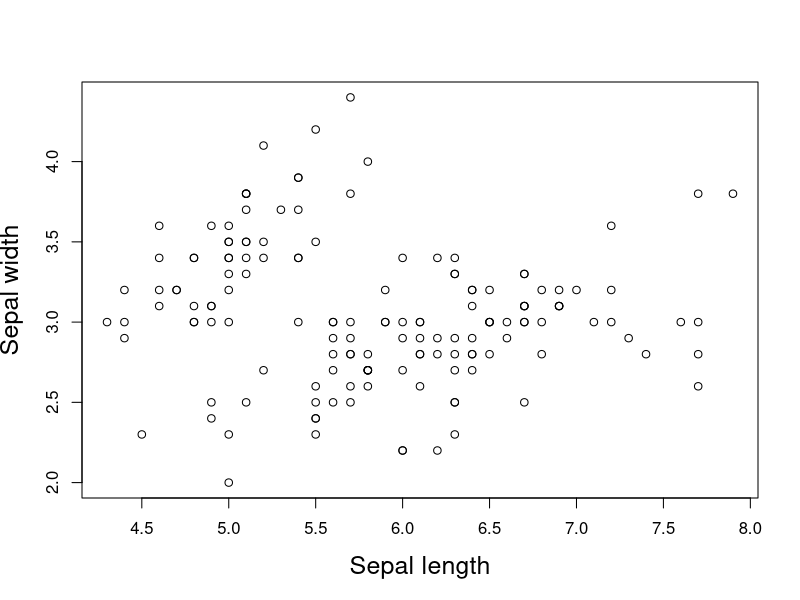
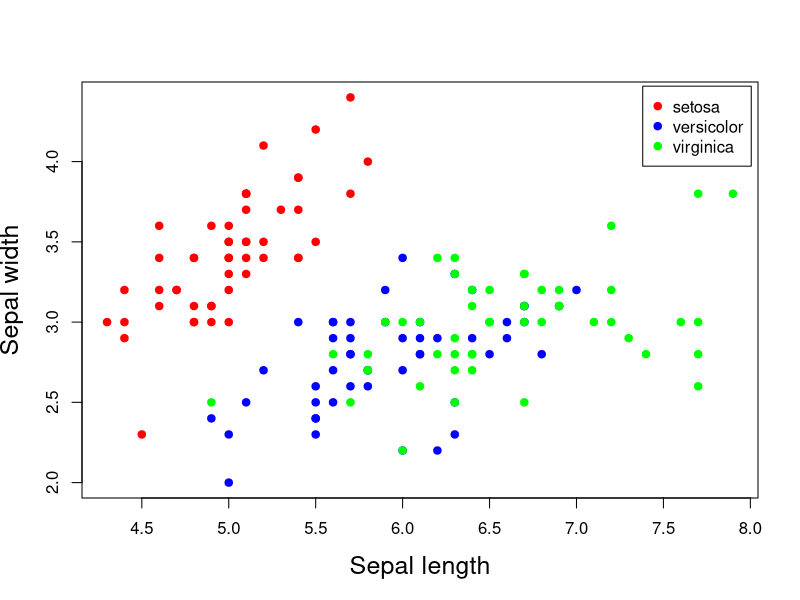
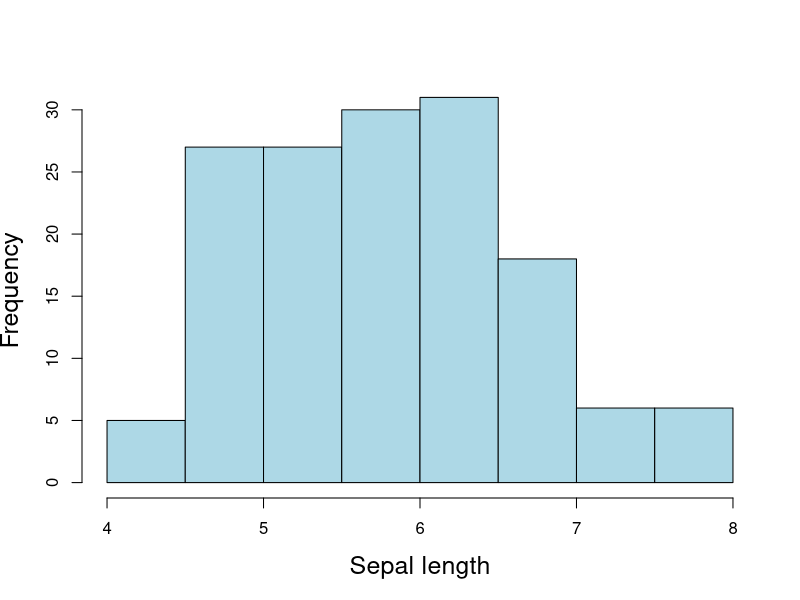
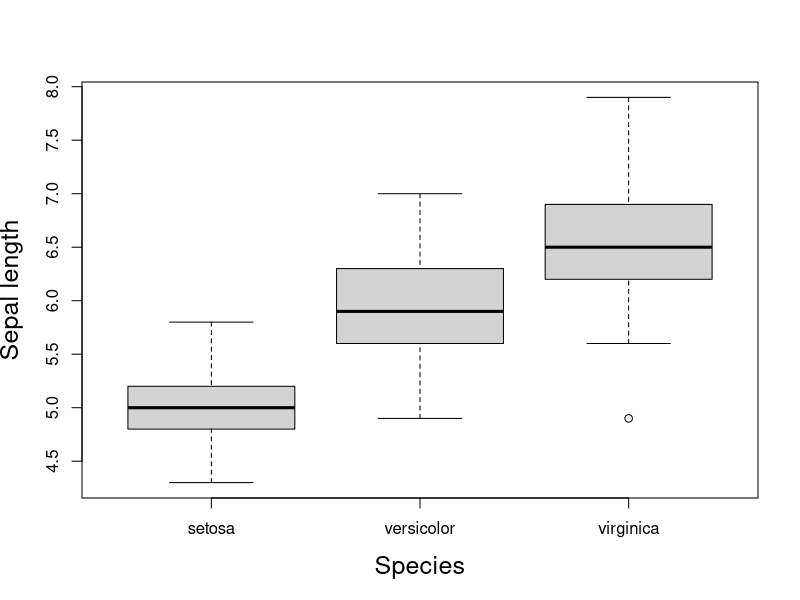
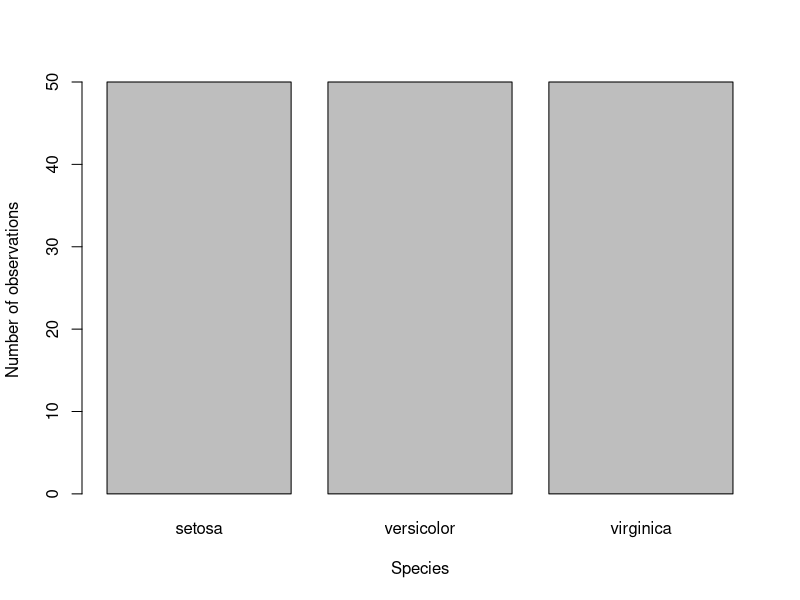
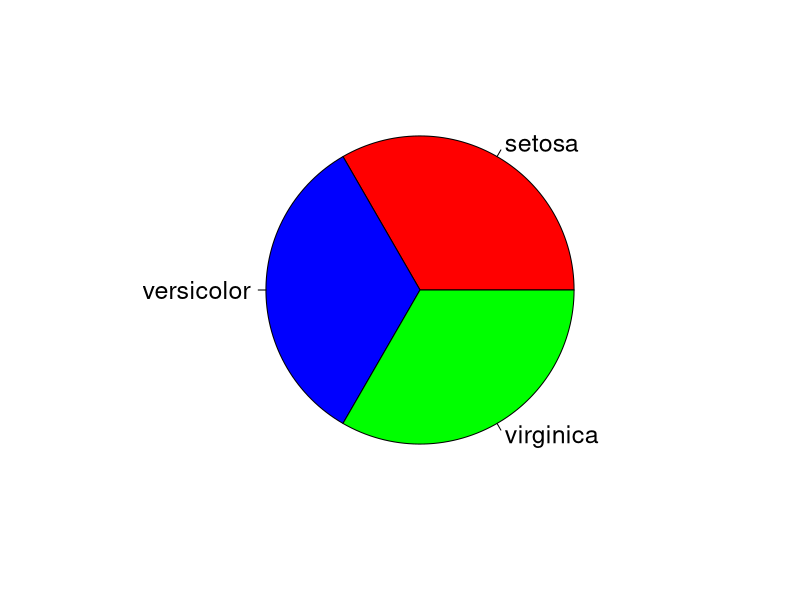
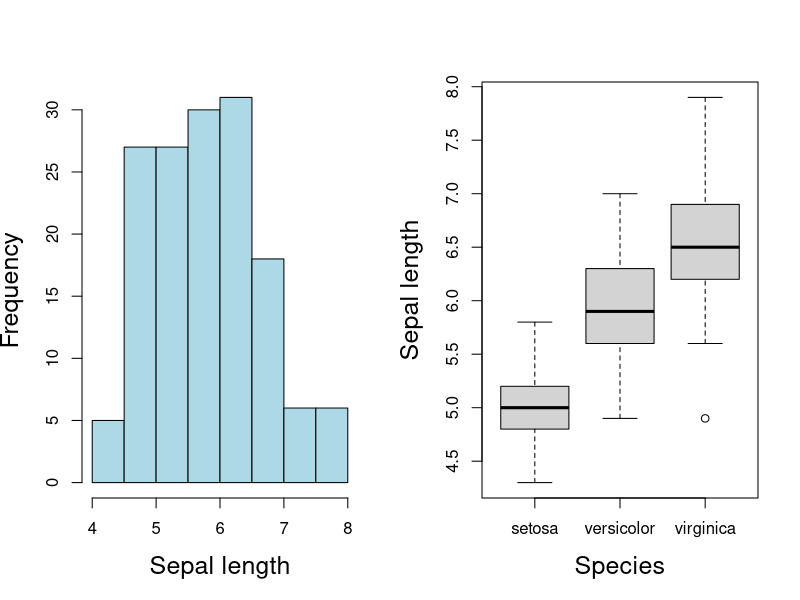

Generate these figures, in order, with R:
## ---- chunk 1
options(htmltools.dir.version = FALSE, width=80, continue="  ")
knitr::opts_chunk$set(warning = FALSE,
                      message = FALSE,
                      cache=TRUE,
                      comment = "",
                      prompt = FALSE,
                      include = FALSE,
                      echo = FALSE,
                      fig.path = "img/")

## from http://yihui.name/knitr/hooks#chunk_hooks
knitr::knit_hooks$set(small.mar=function(before, options, envir) {
                        if (before) par(mar=c(4, 5, 1, 1)) ## smaller margin on top and right
})
## ---- chunk 2
plot(iris$Sepal.Length, iris$Sepal.Width, type="p", xlab="Sepal length", ylab="Sepal width", cex.lab=1.5)
## ---- chunk 3
plot(iris$Sepal.Length, iris$Sepal.Width, type="p", xlab="Sepal length", ylab="Sepal width", cex.lab=1.5, pch=19, col=c("red", "blue", "green")[iris$Species])
legend("topright", legend=levels(iris$Species), col=c("red", "blue", "green"), pch=19, inset=0.01)
## ---- chunk 4
hist(iris$Sepal.Length, xlab="Sepal length", ylab="Frequency", main="", col="lightblue", cex.lab=1.5)
## ---- chunk 5
boxplot(iris$Sepal.Length ~ iris$Species, xlab = "Species", ylab = "Sepal length", cex.lab=1.5)
## ---- chunk 6
barplot(table(iris$Species), xlab="Species", ylab="Number of observations")
## ---- chunk 7
pie(table(iris$Species), col=c("red", "blue", "green"), cex=1.5)
## ---- chunk 8
par(mfrow=c(1,2))
hist(iris$Sepal.Length, xlab="Sepal length", ylab="Frequency", main="", col="lightblue", cex.lab=1.5)
boxplot(iris$Sepal.Length ~ iris$Species, xlab = "Species", ylab = "Sepal length", cex.lab=1.5)
## ---- chunk 9
knitr::include_graphics("https://d33wubrfki0l68.cloudfront.net/2c6239d311be6d037c251c71c3902792f8c4ddd2/12f67/css/images/hex/ggplot2.png")
## ---- chunk 10
knitr::include_graphics("https://d33wubrfki0l68.cloudfront.net/621a9c8c5d7b47c4b6d72e8f01f28d14310e8370/193fc/css/images/hex/dplyr.png")
## ---- chunk 11
knitr::include_graphics("https://d33wubrfki0l68.cloudfront.net/476fa4025501dcec05be08248b32d390dd2337d5/574c6/css/images/hex/tidyr.png")
